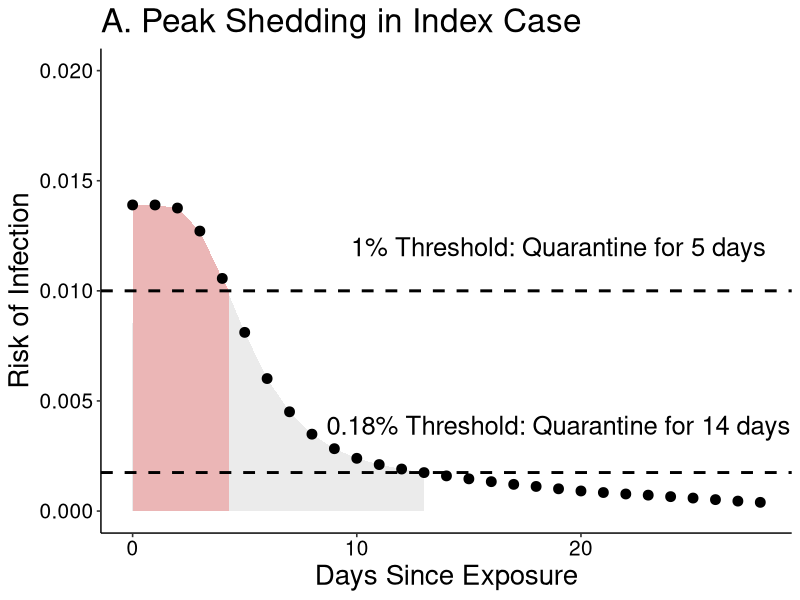
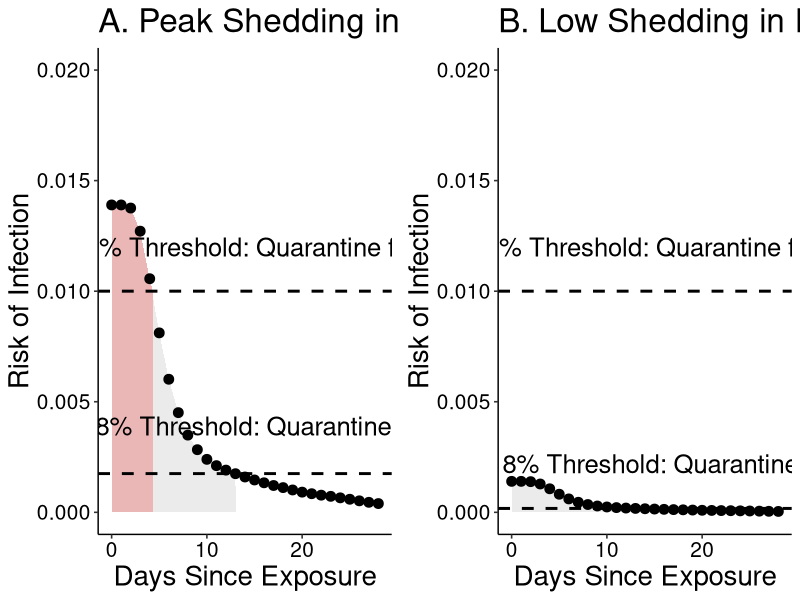
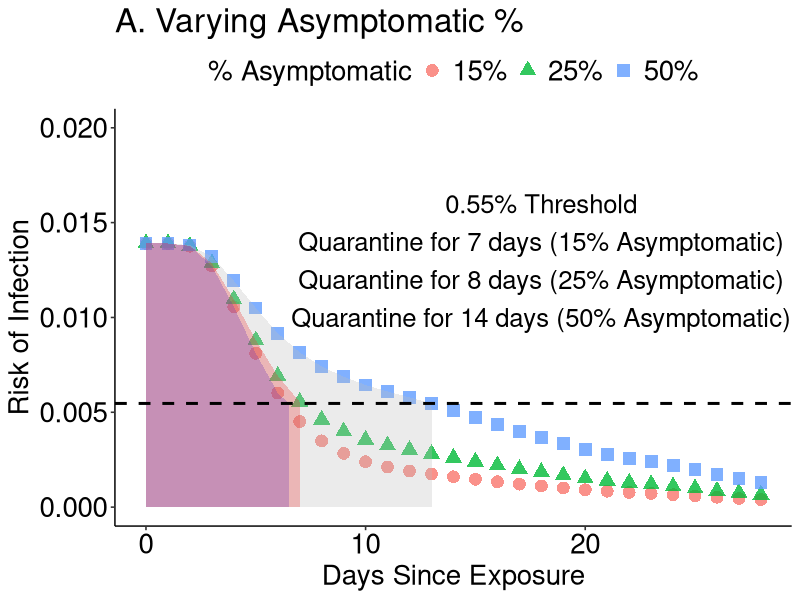
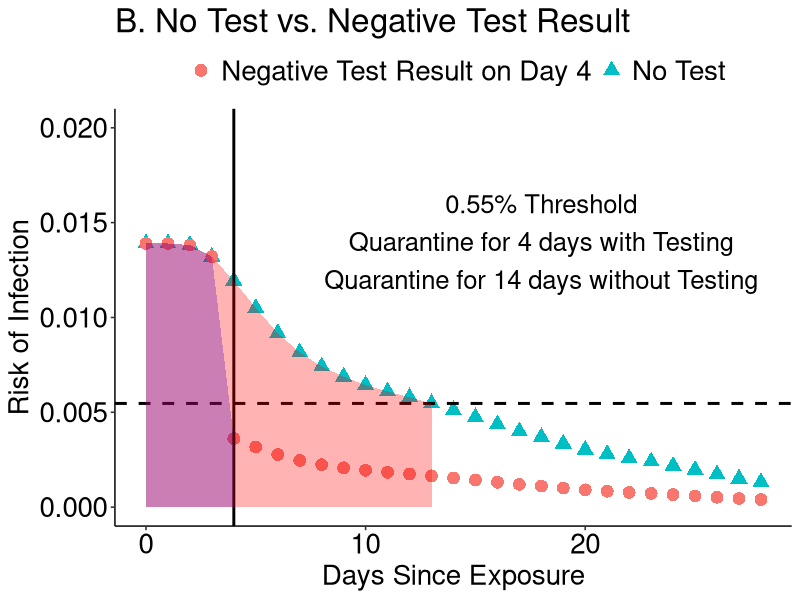
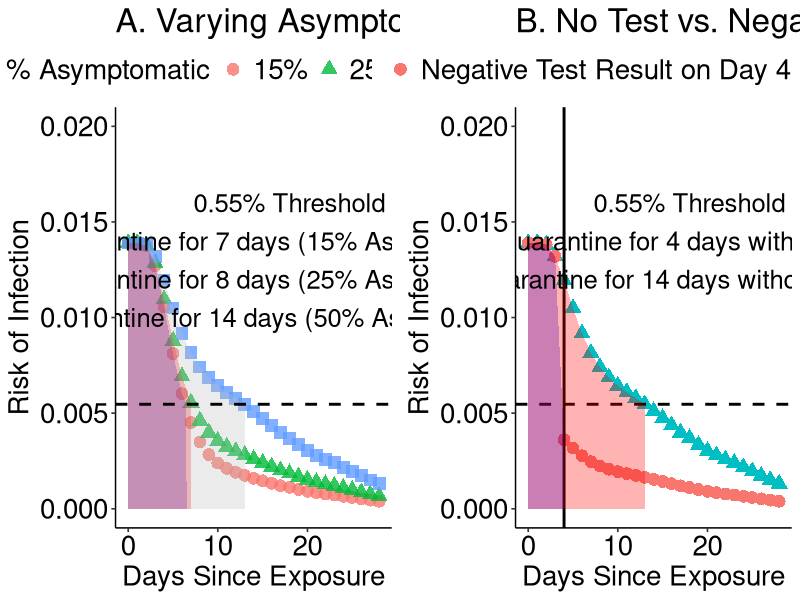

The R source for these figures, in order:
#peak shedding in index case

#read in data from logic tables where 1st column
#is the discount on risk of getting sick under ideal testing to find
#asymptomatics as soon as they start shedding and column 2 is the
#probability that asymptomatics have finished shedding (from exposure, shedding
#starts 3 days pre what would be symptom onset)

risk.discount<-read.csv('risk_discount_data.csv')

figure2<-read.csv('figure2_data.csv')


#initial risk

#highest risk individual 15 min close contact
0.0139

#lowest risk individual, 15 min close contact
0.0014

risk.start<-c(0.0139,0.0014)

#fraction expected to be asymptomatic
fraction.asymptomatic<-c(0.15,0.25,0.50)

for (j in 1:length(risk.start)){
  
  for (i in 1:length(fraction.asymptomatic)){
    
    combined.discount<-1-(1-fraction.asymptomatic[i])*(1-risk.discount$discount)-fraction.asymptomatic[i]*risk.discount$asymp
    
    risks<-risk.start[j]*combined.discount
    days<-1:length(risks)
    
    if (i==1 & j==1){
      frame<-data.frame(risks=risks,days=days,risk.start=risk.start[j],fraction.asymptomatic=fraction.asymptomatic[i])
    }else{
      frametemp<-data.frame(risks=risks,days=days,risk.start=risk.start[j],fraction.asymptomatic=fraction.asymptomatic[i])
      frame<-rbind(frame,frametemp)
    }
  }
}

frame$days<-frame$days-1

require(ggplot2)
require(ggpubr)

subframe<-frame[frame$fraction.asymptomatic==0.15,]
subframe$quarantine1<-rep(NA,length(subframe$risks))
subframe$quarantine1<-subframe$risks<=0.01
subframe$quarantine2<-rep(NA,length(subframe$risks))
subframe$quarantine2<-subframe$risks<=0.03

#------------------------------------- figure 1 ------------------------------------------------------------

subframe1<-subframe[subframe$risk.start==0.0139 & subframe$days<=4,]
tempframe<-data.frame(risks=0.01,days=4.3,risk.start=0.0139,fraction.asymptomatic=0.15,quarantine1=FALSE,quarantine2=FALSE)
subframe1<-rbind(subframe1,tempframe)
subframe3<-subframe[subframe$risk.start==0.0139 & subframe$days<=13,]
A<-ggplot(subframe[subframe$risk.start==0.0139,],aes(x=days,y=risks))+
  geom_area(data=subframe1,aes(x = ifelse(days<=4.3 , days, 0)),fill="red",alpha=0.3)+
  geom_area(data=subframe3,aes(x = ifelse(days<=13 , days, 0)),fill="grey",alpha=0.3)+
  geom_point(size=3)+
  geom_hline(yintercept=0.01,linetype="dashed",size=1)+
  geom_hline(yintercept=1.75e-03,linetype="dashed",size=1)+
  scale_colour_discrete(name="Scenario",labels=c("Peak Shedding in Index Case","Low Shedding in Index Case"))+
  scale_x_continuous(name="Days Since Exposure")+
  scale_y_continuous(name="Risk of Infection",limits = c(0, 0.02))+
  annotate("text",x=19,y=0.012,label="1% Threshold: Quarantine for 5 days",size=6.5)+
  annotate("text",x=19,y=0.0039,label="0.18% Threshold: Quarantine for 14 days",size=6.5)+
  theme_pubr()+theme(axis.title.x = element_text(size=20),axis.title.y = element_text(size=20),title = element_text(size=20),
                     axis.text=element_text(size=15))+
  ggtitle("A. Peak Shedding in Index Case")
A

subframe5<-subframe[subframe$risk.start==0.0014 & subframe$days<=13,]
B<-ggplot(subframe[subframe$risk.start==0.0014,],aes(x=days,y=risks))+
  geom_area(data=subframe5,aes(x = ifelse(days<=13 , days, 0)),fill="grey",alpha=0.3)+
  geom_point(size=3)+
  geom_hline(yintercept=0.01,linetype="dashed",size=1)+
  geom_hline(yintercept=1.75e-04,linetype="dashed",size=1)+
  scale_colour_discrete(name="Scenario",labels=c("Peak Shedding in Index Case","Low Shedding in Index Case"))+
  scale_x_continuous(name="Days Since Exposure")+
  scale_y_continuous(name="Risk of Infection",limits = c(0, 0.02))+
  annotate("text",x=19,y=0.012,label="1% Threshold: Quarantine for 0 days",size=6.5)+
  annotate("text",x=19,y=0.0022,label="0.018% Threshold: Quarantine for 14 days",size=6.5)+
  theme_pubr()+theme(axis.title.x = element_text(size=20),axis.title.y = element_text(size=20),title=element_text(size=20),
                     axis.text=element_text(size=15))+
  ggtitle("B. Low Shedding in Index Case")

windows()
ggarrange(A,B)



#------------------------------------ figure 2 -------------------------------------------------------------

subframe6<-frame[frame$risk.start==0.0139 & frame$days<=6 & frame$fraction.asymptomatic==0.15,]
tempframe<-data.frame(risks=0.005465580,days=6.5,risk.start=0.0139,fraction.asymptomatic=0.15)
subframe6<-rbind(subframe6,tempframe)

subframe7<-frame[frame$risk.start==0.0139 & frame$days<=7 & frame$fraction.asymptomatic==0.25,]

subframe8<-frame[frame$risk.start==0.0139 & frame$days<=13 & frame$fraction.asymptomatic==0.5,]

A.2<-ggplot(frame[frame$risk.start==0.0139,],aes(x=days,y=risks))+
  geom_point(aes(shape=as.character(fraction.asymptomatic),colour=as.character(fraction.asymptomatic)),size=4,alpha=0.8)+
  geom_area(data=subframe6,aes(x = ifelse(days<=6.5 , days, 0)),fill="blue",alpha=0.3)+
  geom_area(data=subframe7,aes(x = ifelse(days<=7 , days, 0)),fill="red",alpha=0.3)+
  geom_area(data=subframe8,aes(x = ifelse(days<=13 , days, 0)),fill="grey",alpha=0.3)+
  scale_shape_discrete(name="% Asymptomatic",labels=c("15%", "25%", "50%"))+
  scale_colour_discrete(name="% Asymptomatic",labels=c("15%", "25%", "50%"))+
  scale_x_continuous(name="Days Since Exposure")+
  scale_y_continuous(name="Risk of Infection",limits = c(0, 0.02))+
  geom_hline(yintercept=0.005465580,linetype="dashed",size=1)+
  annotate("text",x=18,y=0.016,label="0.55% Threshold",size=6.5)+
  annotate("text",x=18,y=0.014,label="Quarantine for 7 days (15% Asymptomatic)",size=6.5)+
  annotate("text",x=18,y=0.012,label="Quarantine for 8 days (25% Asymptomatic)",size=6.5)+
  annotate("text",x=18,y=0.010,label="Quarantine for 14 days (50% Asymptomatic)",size=6.5)+
  theme_pubr()+theme(axis.title.x = element_text(size=20),axis.title.y = element_text(size=20),
                     legend.text = element_text(size=20), legend.title=element_text(size=20),
                     axis.text=element_text(size=20),title=element_text(size=20))+
  ggtitle("A. Varying Asymptomatic %")

windows()
A.2

#negative test scenario
days<-c(frame$days[frame$risk.start==0.0139 & frame$fraction.asymptomatic==0.5],figure2$Days)
risks<-c(frame$risks[frame$risk.start==0.0139 & frame$fraction.asymptomatic==0.5],figure2$Risktest)
type<-c(rep("No test",length(frame$days[frame$risk.start==0.0139 & frame$fraction.asymptomatic==0.5])),
        rep("Negative Test Result",length(figure2$Days)))
frame2<-data.frame(days=days,risks=risks,type=type)


subframe9<-frame2[frame2$type=="Negative Test Result" & frame2$days<=4,]
subframe10<-frame2[frame2$type=="No test" & frame2$days<=13,]

windows()
B.2<-ggplot(data=frame2)+geom_point(aes(x=days,y=risks,group=type,colour=type,shape=type),size=4)+
    geom_hline(yintercept=0.005465580,linetype="dashed",size=1)+
    geom_vline(xintercept=4,linetype="solid",size=1)+
    geom_area(data=subframe9,aes(x = ifelse(days<=4 , days, 0),y=risks),fill="blue",alpha=0.3)+
    geom_area(data=subframe10,aes(x = ifelse(days<=13 , days, 0),y=risks),fill="red",alpha=0.3)+
    theme_pubr()+theme(axis.title.x = element_text(size=20),axis.title.y = element_text(size=20),
                   legend.text = element_text(size=20), legend.title=element_text(size=20),
                   axis.text=element_text(size=20),title=element_text(size=20))+
    annotate("text",x=18,y=0.016,label="0.55% Threshold",size=6.5)+
    annotate("text",x=18,y=0.014,label="Quarantine for 4 days with Testing",size=6.5)+
    annotate("text",x=18,y=0.012,label="Quarantine for 14 days without Testing",size=6.5)+
    scale_colour_discrete(name="",labels=c("Negative Test Result on Day 4","No Test"))+
    scale_shape_discrete(name="",labels=c("Negative Test Result on Day 4","No Test"))+
    scale_x_continuous(name="Days Since Exposure")+
    scale_y_continuous(name="Risk of Infection",limits = c(0, 0.02))+
    ggtitle("B. No Test vs. Negative Test Result")


windows()
B.2

windows()
ggarrange(A.2,B.2)
